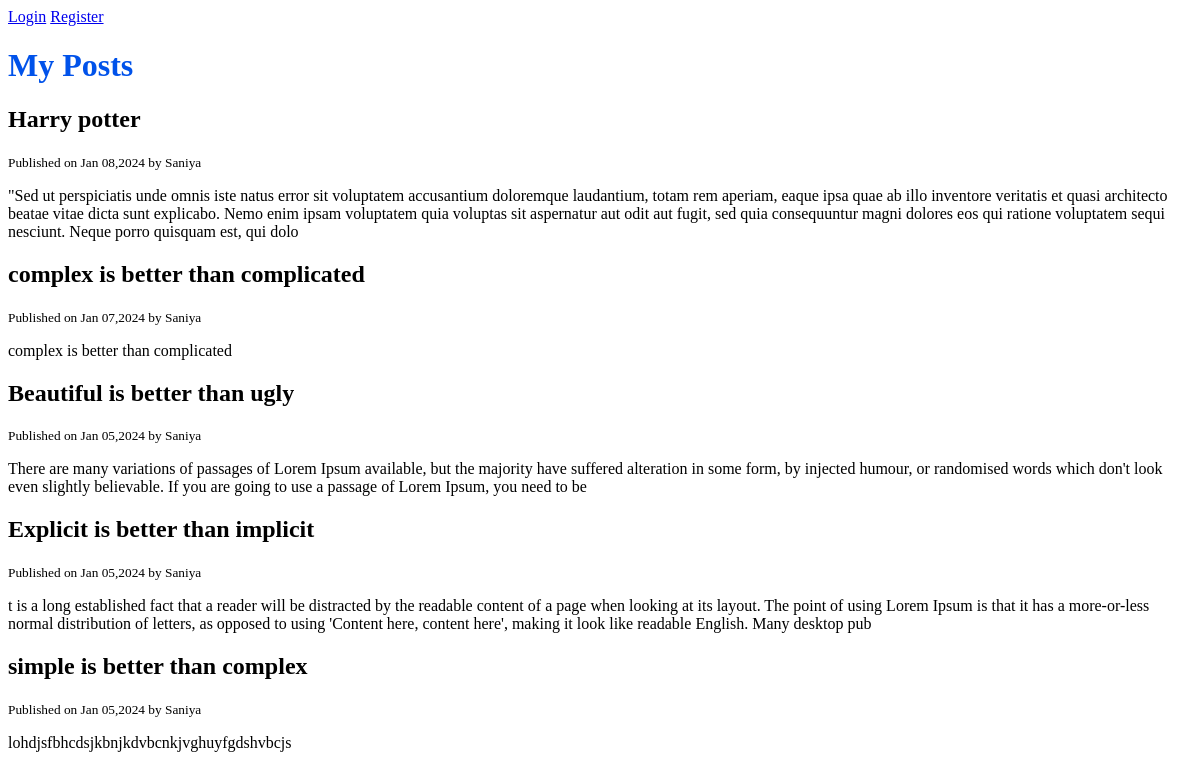
The page / on the database its author committed.
### blog/models.py (models this page shows, shortened)
class Post(models.Model):
    title=models.CharField(max_length=120)
    content=models.TextField()
    published_at=models.DateTimeField(default=timezone.now)
    author=models.ForeignKey(User,on_delete=models.CASCADE)
    class Meta:
        ordering=['-published_at']

### blog/views.py (the view)
# urls.py: path('',views.home,name="posts"),
def home(request):
    posts=Post.objects.all()
    context={'posts':posts}
    return render(request,'blog/home.html',context)

### blog/templates/blog/home.html (shortened to what this page needs)
{% extends 'base.html' %}
    {% block content %}
       <h1>My Posts</h1>
       {% for post in posts %}
          <h2>{{post.title}}</h2>
          <small>Published on {{post.published_at|date:"M d,Y"}} by {{post.author|title}}</small>
          <p>{{post.content}}</p>
       {% endfor %}
    {% endblock content %}

### templates/base.html (shortened to what this page needs)
{% load static %}
<!DOCTYPE html>
<html lang="en">
<head>
    <link rel="stylesheet" href="{% static 'css/style.css'%}">
</head>
<body>
  <header>
    {% if request.user.is_authenticated %}
      <a href="{% url 'posts' %}">My Posts</a>
      <a href="{% url 'post-create' %}">New Post</a>
      <span>Hi {{request.user.username|title}}</span>
      <a href="{% url 'logout' %}">Logout</a>
    {% else %}
      <a href="{% url 'login' %}">Login</a>
      <a href="{% url 'register' %}">Register</a>
    {% endif %}
  </header>
    <main role="main" class="container"  >
    {% block content %}
    {% endblock content %}
</body>
</html>

### static/css/style.css (style rules this page uses)
h1 { color:#0052EA; }

### rows shown on the page
Post: title "Harry potter", published_at "Jan 08,2024", author "Saniya", content "\"Sed ut perspiciatis unde omnis iste natus error sit voluptatem accusantium doloremque laudantium, totam rem aperiam, eaque ipsa quae ab illo inventore veritatis et quasi architecto beatae vitae dicta sunt explicabo. Nemo enim ipsam voluptatem quia voluptas sit aspernatur aut odit aut fugit, sed quia consequuntur magni dolores eos qui ratione voluptatem sequi nesciunt. Neque porro quisquam est, qui dolo"
Post: title "complex is better than complicated", published_at "Jan 07,2024", author "Saniya", content "complex is better than complicated"
Post: title "Beautiful is better than ugly", published_at "Jan 05,2024", author "Saniya", content "There are many variations of passages of Lorem Ipsum available, but the majority have suffered alteration in some form, by injected humour, or randomised words which don't look even slightly believable. If you are going to use a passage of Lorem Ipsum, you need to be"
Post: title "Explicit is better than implicit", published_at "Jan 05,2024", author "Saniya", content "t is a long established fact that a reader will be distracted by the readable content of a page when looking at its layout. The point of using Lorem Ipsum is that it has a more-or-less normal distribution of letters, as opposed to using 'Content here, content here', making it look like readable English. Many desktop pub"
Post: title "simple is better than complex", published_at "Jan 05,2024", author "Saniya", content "lohdjsfbhcdsjkbnjkdvbcnkjvghuyfgdshvbcjs"
